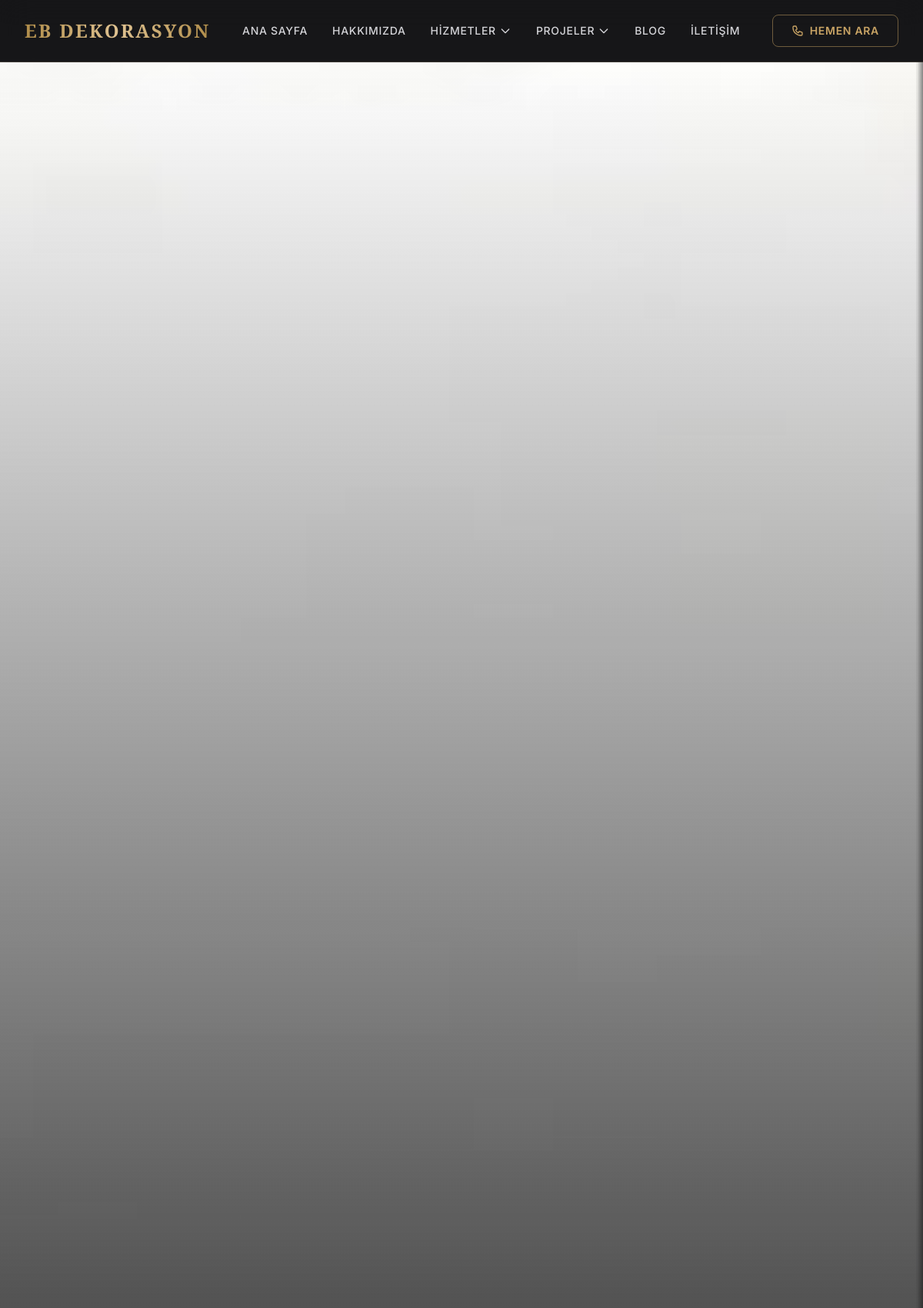
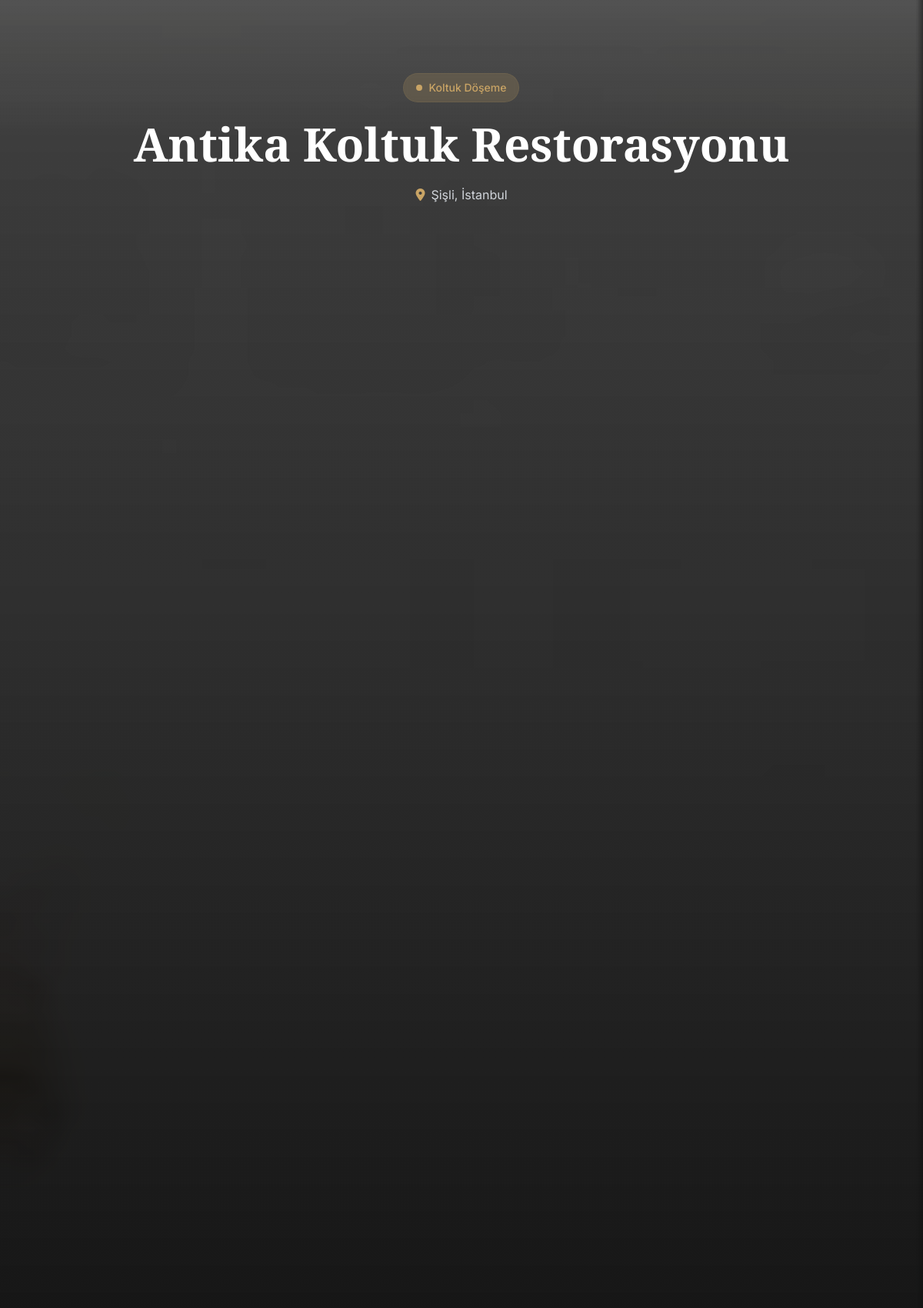
Page /projeler/antika-koltuk-restorasyonu/ (upper part) on the committed database (2 pictures, top to bottom).
### core/models.py (models this page shows, shortened)
class BaseSEOModel(models.Model):
    seo_title = models.CharField(max_length=60,blank=True, verbose_name="SEO Başlık")
    seo_description = models.CharField(max_length=160,blank=True, verbose_name="SEO Açıklama")
    class Meta:
        abstract = True

class Project(BaseSEOModel):
    title = models.CharField(max_length=200, verbose_name='Proje Başlığı')
    slug = models.SlugField(max_length=200, unique=True, verbose_name='URL')
    description = models.TextField(verbose_name='Açıklama')
    location = models.CharField(max_length=100, verbose_name='Konum', help_text='Örn: Kadıköy, İstanbul')
    image = models.ImageField(upload_to='uploads/projects', verbose_name='Ana Görsel')
    before_image = models.ImageField(upload_to='uploads/projects', blank=True, null=True, verbose_name='Öncesi Görseli')
    after_image = models.ImageField(upload_to='uploads/projects', blank=True, null=True, verbose_name='Sonrası Görseli')
    category = models.CharField(max_length=100, verbose_name='Kategori (Eski)', help_text='Örn: Mobilya Boyama', blank=True)
    service = models.ForeignKey('service.Service', on_delete=models.SET_NULL, null=True, blank=True, verbose_name='İlgili Hizmet', related_name='projects')
    is_featured = models.BooleanField(default=False, verbose_name='Öne Çıkan')
    show_on_index = models.BooleanField(default=True, verbose_name='Anasayfada Göster')
    is_active = models.BooleanField(default=True, verbose_name='Aktif mi?')
    completed_date = models.DateField(verbose_name='Tamamlanma Tarihi', null=True, blank=True)
    created = models.DateTimeField(auto_now_add=True)
    updated = models.DateTimeField(auto_now=True)
    class Meta:
        verbose_name = 'Proje'
        verbose_name_plural = 'Projeler'
        ordering = ['-is_featured', '-created']

### core/views.py (the view)
# urls.py: path('projeler/<slug:slug>/', ProjectDetailView.as_view(), name='project_detail'),
class ProjectDetailView(DetailView):
    model = Project
    template_name = 'project_detail.html'
    context_object_name = 'project'
    slug_field = 'slug'
    slug_url_kwarg = 'slug'
    def get_context_data(self, **kwargs):
        context = super().get_context_data(**kwargs)
        context['settings'] = Settings.objects.first()
        context['breadcrumbs'] = [
            {'name': 'Projeler', 'url': '/projeler/'},
            {'name': self.object.title, 'url': self.object.slug}
        ]
        return context

### core/context_processors.py (called while the page is built)
def site_settings(request):
    try:
        site_settings = Settings.objects.first()
        if not site_settings:
            site_settings = Settings.objects.create(
                name="İFİ Yazılım",
                domain="localhost:8000"
            )
    except Exception:
        site_settings = None
    footer_categories = []
    try:
        from service.models import ServiceCategory
        footer_categories = ServiceCategory.objects.filter(is_active=True).prefetch_related('services')[:2]
    except Exception:
        pass
    return {
        'settings': site_settings,
        'site_settings': site_settings,
        'footer_categories': footer_categories,
    }

### service/models.py (called while the page is built)
    def get_absolute_url(self):
        return reverse("service_detail", args=[str(self.slug),])

### templates/project_detail.html (shortened to what this page needs)
{% extends 'base.html' %}
{% load static %}
{% block content %}
<section class="relative min-h-[40vh] flex items-center overflow-hidden">
    <div class="absolute inset-0 bg-gradient-to-b from-transparent via-[#0f0f0f]/80 to-[#0f0f0f] z-10"></div>
    <div class="absolute inset-0 bg-cover bg-center bg-fixed" style="background-image: url('{{ project.image.url }}');"></div>
    <div class="relative z-20 max-w-7xl mx-auto px-4 sm:px-6 lg:px-8 py-20 text-center">
        <div class="inline-flex items-center gap-2 px-4 py-2 rounded-full bg-[#c9a465]/20 text-[#c9a465] text-sm font-medium mb-6 backdrop-blur-sm border border-[#c9a465]/10">
            <span class="w-2 h-2 rounded-full bg-[#c9a465]"></span>
            {{ project.category }}
        </div>
        <h1 class="font-playfair text-4xl sm:text-5xl lg:text-6xl font-bold text-white mb-6 leading-tight">
            {{ project.title }}
        </h1>
        <div class="flex flex-wrap justify-center gap-6 text-gray-300">
            <div class="flex items-center gap-2">
                <i class="fas fa-map-marker-alt text-[#c9a465]"></i>
                {{ project.location }}
            </div>
        </div>
    </div>
</section>
{% endblock %}

### templates/base.html (shortened to what this page needs)
{% load static %}
<!DOCTYPE html>
<html lang="tr">
<head>
    <link rel="stylesheet" href="https://cdnjs.cloudflare.com/ajax/libs/font-awesome/6.5.1/css/all.min.css" />
    <script src="https://cdn.tailwindcss.com"></script>
</head>
<body class="min-h-screen overflow-x-hidden">
    <header class="fixed top-0 left-0 right-0 z-50 glass-dark border-b border-[#c9a465]/10" x-data="{ mobileMenuOpen: false }">
        <div class="max-w-7xl mx-auto px-4 sm:px-6 lg:px-8">
            <div class="flex items-center justify-between h-20">
                <a href="{% url 'index' %}" class="flex items-center space-x-3 group">
                    <span class="font-playfair text-xl sm:text-2xl font-bold tracking-widest text-gold-gradient">
                        EB DEKORASYON
                    </span>
                </a>
                <nav class="hidden lg:flex items-center space-x-8">
                    <a href="{% url 'index' %}" class="text-zinc-300 hover:text-[#c9a465] uppercase text-sm tracking-wider font-medium transition-colors duration-300">
                        Ana Sayfa
                    </a>
                    <a href="{% url 'about' %}" class="text-zinc-300 hover:text-[#c9a465] uppercase text-sm tracking-wider font-medium transition-colors duration-300">
                        Hakkımızda
                    </a>
                    <div class="relative group">
                        <button class="text-zinc-300 group-hover:text-[#c9a465] uppercase text-sm tracking-wider font-medium transition-colors duration-300 flex items-center gap-1 py-4">
                            Hizmetler
                            <svg class="w-4 h-4 transition-transform duration-300 group-hover:rotate-180" fill="none" stroke="currentColor" viewBox="0 0 24 24">
                                <path stroke-linecap="round" stroke-linejoin="round" stroke-width="2" d="M19 9l-7 7-7-7"/>
                            </svg>
                        </button>
                    </div>
                    <div class="relative group">
                        <button class="text-zinc-300 group-hover:text-[#c9a465] uppercase text-sm tracking-wider font-medium transition-colors duration-300 flex items-center gap-1 py-4">
                            Projeler
                            <svg class="w-4 h-4 transition-transform duration-300 group-hover:rotate-180" fill="none" stroke="currentColor" viewBox="0 0 24 24">
                                <path stroke-linecap="round" stroke-linejoin="round" stroke-width="2" d="M19 9l-7 7-7-7"/>
                            </svg>
                        </button>
                    </div>
                    <a href="{% url 'blogs' %}" class="text-zinc-300 hover:text-[#c9a465] uppercase text-sm tracking-wider font-medium transition-colors duration-300">
                        Blog
                    </a>
                    <a href="{% url 'contact' %}" class="text-zinc-300 hover:text-[#c9a465] uppercase text-sm tracking-wider font-medium transition-colors duration-300">
                        İletişim
                    </a>
                </nav>
                <div class="hidden lg:flex items-center space-x-4">
                    <a href="tel:+905551234567" class="btn-gold-outline px-6 py-2.5 rounded-lg text-[#c9a465] uppercase text-sm tracking-wider font-semibold flex items-center space-x-2">
                        <span>HEMEN ARA</span>
                    </a>
                </div>
            </div>
        </div>
    </header>
    <main id="main-content" class="pt-20" role="main">
        {% block content %}{% endblock %}
    </main>
</body>
</html>

### templates/base.html (style rules this page uses)
html, body { overflow-x: hidden; width: 100%; position: relative; margin: 0; padding: 0; }
body { font-family: 'Inter', sans-serif; background-color: #0f0f0f; color: #ffffff; -webkit-font-smoothing: antialiased; -moz-osx-font-smoothing: grayscale; }
.text-gold-gradient { background: linear-gradient(90deg, #b08d4a, #dfc291, #b08d4a); -webkit-background-clip: text; -webkit-text-fill-color: transparent; background-clip: text; }
.btn-gold-outline { border: 1px solid rgba(201, 164, 101, 0.5); transition: all 0.3s ease; }
.glass-dark { background: rgba(24, 24, 27, 0.8); backdrop-filter: blur(20px); -webkit-backdrop-filter: blur(20px); }
html { scroll-behavior: smooth; }

### rows in the picture
Project: image (picture), category "Koltuk Döşeme", title "Antika Koltuk Restorasyonu", location "Şişli, İstanbul"
